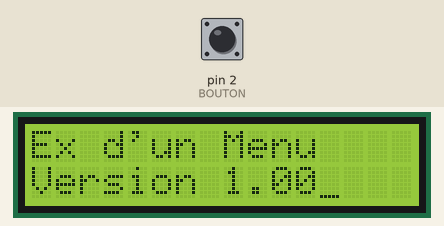
Simulated run of this program. Board: Arduino Uno, built with avr-gcc and run on an emulated ATmega328P. On the bench: 16×2 character LCD. The inputs (shaded band) are chosen by the test bench; at power-on: pin 2 (BOUTON) LOW. What the program prints to the serial monitor is not drawn.

Above: at 0.1 s.
At 2.3 s:
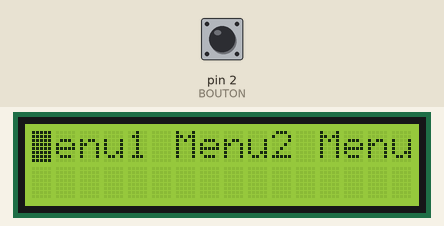
2.4 s: pin 2 (BOUTON) pulsed HIGH 5 times (0.12 s each, 0.3 s apart)
At 4.8 s:
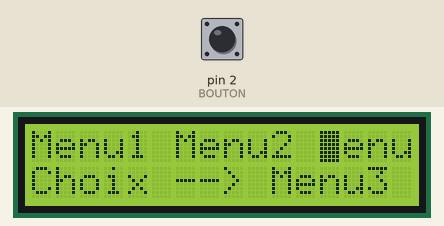
Timing chart, 0 to 6.3 s (numbered marks = the images above; inputs shaded):
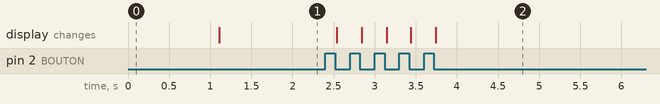

Measured:
- after the input at 2.4 s, the display: first changes after 0.14 s (image 2 shows a later state)

The program:

main.cpp
```cpp
#include <Arduino.h>
/*
    Projet: Enum+Menu
    Auteur: Alain Boudreault
    Date:   2022.10.23
    ------------------------------------
    Description:  Exemple d'utilisation de l'instruction 'enum' pour la gestion
                  d'un menu affiché sur un LCD.

*/

#define DEBUG
#define WOKWI
#include <Streaming.h>
#include "projet.h"       // Les 'define's du projet sont dans un fichier à part.

#ifdef WOKWI
#include <LiquidCrystal_I2C.h>
  LiquidCrystal_I2C ecranLCD(LCD_ADRESSE_I2C,LCD_NB_COLONNE,LCD_NB_LIGNE);
#else
#include "rgb_lcd.h"
  rgb_lcd ecranLCD;
#endif


void setup() {
#ifdef DEBUG
  Serial.begin(UART_VITESSE);
  Serial << "Début du projet enum+menu\n";
#endif
  pinMode(BOUTON, INPUT);
  ecranLCD.begin(LCD_NB_COLONNE, LCD_NB_LIGNE);
  ecranLCD.cursor_on();
  ecranLCD << "Ex d'un Menu";
  ecranLCD.setCursor(LCD_PREMIERE_COLONNE, LCD_LIGNE2);
  ecranLCD << "Version 1.00";
  delay(DELAI_MSG_DEBUT);
  ecranLCD.clear();  // Effacer l'écran
  ecranLCD << "Menu1 Menu2 Menu3";
  ecranLCD.setCursor(LCD_PREMIERE_COLONNE, LCD_LIGNE1);
  ecranLCD.blink_on();
} // setup()

void loop() {
  static optionMenu choixMenu = menu1;
  static unsigned long compteurBouton = 0;

  int etatBouton = digitalRead(BOUTON);
  if ( etatBouton == HIGH) {
    delay(BOUTON_DELAI_REBOND);
    while (digitalRead(BOUTON)) ;
    delay(BOUTON_DELAI_REBOND);

    compteurBouton++;

    // Calculer le choix menu en fonction du reste d'une division par trois (3)
    // Note: Il y a trois options au Menu.
    choixMenu = compteurBouton % 3;

#ifdef DEBUG
    Serial << "\nChoix menu = " << choixMenu;
#endif
    // Afficher le choix courant sur le LCD
    ecranLCD.setCursor(LCD_PREMIERE_COLONNE, LCD_LIGNE3);
    ecranLCD << MSG_CHOIX_MENU_SELECTIONNE << choixMenu+1;


    // Déplacer le curseur du LCD en fonction de la sélection menu
    switch (choixMenu) {

      case menu1: ecranLCD.setCursor(MENU_POS_OPTION_1, LCD_POS_LIG_MENU);
                  break;
      case menu2: ecranLCD.setCursor(MENU_POS_OPTION_2, LCD_POS_LIG_MENU);
                  break;
      case menu3: ecranLCD.setCursor(MENU_POS_OPTION_3, LCD_POS_LIG_MENU);
                  break;

      default: break;  // ERREUR!!!

    } // switch (choixMenu)
  } // if

} // loop()
```

projet.h
```cpp
/*****************************************/
#define   UART_VITESSE          115200
#define   BOUTON                2
#define   BOUTON_DELAI_REBOND   5
#define   DELAI_MSG_DEBUT       1000
#define   LCD_DELAI             50
#define   LCD_NB_LIGNE          2
#define   LCD_NB_COLONNE        16
#define   LCD_LIGNE1            0
#define   LCD_LIGNE2            1
#define   LCD_LIGNE3            2
#define   LCD_PREMIERE_COLONNE  0
#define   LCD_POSITION_COMPTEUR 10
#define   LCD_ADRESSE_I2C       0x27
#define   LCD_POS_COL_MENU      0
#define   LCD_POS_LIG_MENU      0

#define   MENU_POS_OPTION_1     LCD_POS_COL_MENU + 0
#define   MENU_POS_OPTION_2     LCD_POS_COL_MENU + 6
#define   MENU_POS_OPTION_3     LCD_POS_COL_MENU + 12

#define   MSG_CHOIX_MENU_SELECTIONNE "Choix --> Menu"

/*****************************************/

enum  optionMenu {
  menu1,
  menu2,
  menu3
};
```
